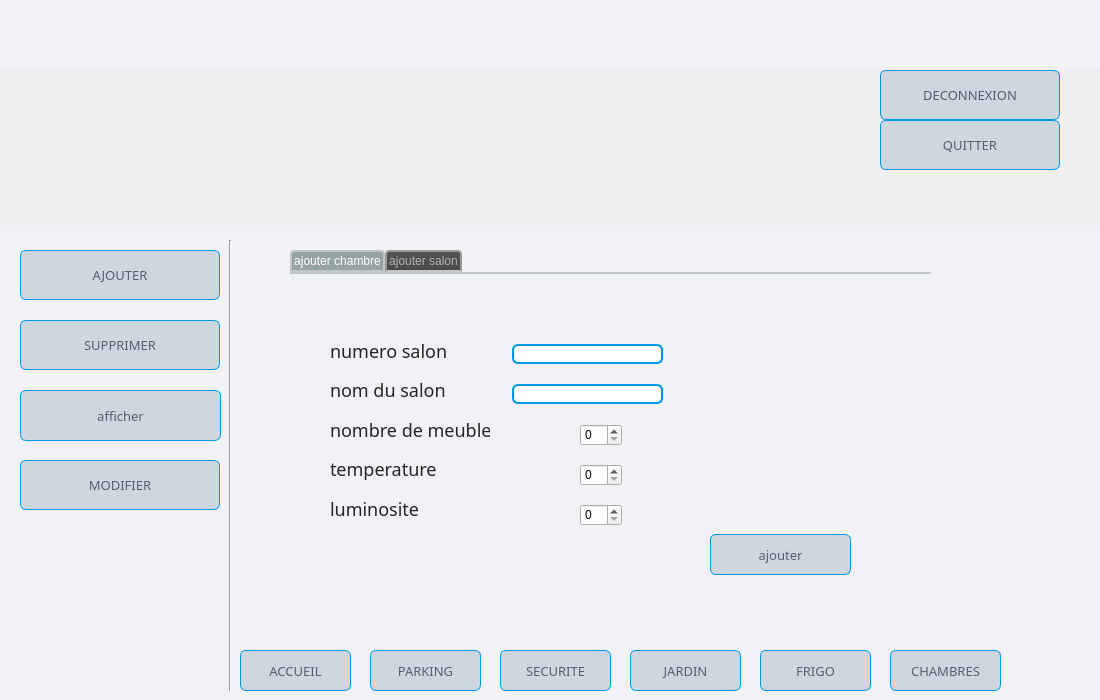
<?xml version="1.0" encoding="UTF-8"?>
<ui version="4.0">
 <class>Chembre</class>
 <widget class="QWidget" name="Chembre">
  <property name="geometry">
   <rect>
    <x>0</x>
    <y>0</y>
    <width>1100</width>
    <height>700</height>
   </rect>
  </property>
  <property name="windowTitle">
   <string>Form</string>
  </property>
  <property name="styleSheet">
   <string notr="true">QPushButton
{
    color: #57606f;
    background-color: #ced6e0;
    border-width: 1px;
    border-color: #0097e6;
    border-style: solid;
    border-radius: 6;
    padding: 3px;
    padding-left: 5px;
    padding-right: 5px;
	font-size:13px;
	font-family:Kozuka Gothic Pr6N B;
	font-style:bold;
}

QPushButton::hover
{
    border: 2px solid QLinearGradient( x1: 0, y1: 0, x2: 0, y2: 1, stop: 0 #ffa02f, stop: 1 #d7801a);;
	background-color:#f1f2f6;
	color:QLinearGradient( x1: 0, y1: 0, x2: 0, y2: 1, stop: 0 #ffa02f, stop: 1 #d7801a);
}
QLabel
{
	color: QLinearGradient( x1: 0, y1: 0, x2: 0, y2: 1, stop: 0 #2d2d2d, stop: 0.1 #2b2b2b, stop: 0.5 #292929, stop: 0.9 #282828, stop: 1 #252525);;
	font-size:18px;
	font-family:Kozuka Gothic Pr6N B;
	font-style:bold;
}</string>
  </property>
  <widget class="QPushButton" name="pushButton_ajouter">
   <property name="geometry">
    <rect>
     <x>20</x>
     <y>250</y>
     <width>200</width>
     <height>50</height>
    </rect>
   </property>
   <property name="cursor">
    <cursorShape>PointingHandCursor</cursorShape>
   </property>
   <property name="styleSheet">
    <string notr="true"/>
   </property>
   <property name="text">
    <string>AJOUTER</string>
   </property>
   <property name="icon">
    <iconset resource="ressources.qrc">
     <normaloff>:/img_parking/Nouveau dossier/car (1).png</normaloff>:/img_parking/Nouveau dossier/car (1).png</iconset>
   </property>
   <property name="iconSize">
    <size>
     <width>30</width>
     <height>30</height>
    </size>
   </property>
  </widget>
  <widget class="QLabel" name="labelAccueil_3">
   <property name="geometry">
    <rect>
     <x>0</x>
     <y>0</y>
     <width>1100</width>
     <height>225</height>
    </rect>
   </property>
   <property name="styleSheet">
    <string notr="true">border-image:url(:/img_interface/86760294.jpg);</string>
   </property>
   <property name="text">
    <string/>
   </property>
  </widget>
  <widget class="QPushButton" name="pushButton_chembre">
   <property name="geometry">
    <rect>
     <x>890</x>
     <y>650</y>
     <width>111</width>
     <height>41</height>
    </rect>
   </property>
   <property name="cursor">
    <cursorShape>PointingHandCursor</cursorShape>
   </property>
   <property name="styleSheet">
    <string notr="true"/>
   </property>
   <property name="text">
    <string>CHAMBRES</string>
   </property>
   <property name="icon">
    <iconset resource="ressources.qrc">
     <normaloff>:/img_interface/hotel (1).png</normaloff>:/img_interface/hotel (1).png</iconset>
   </property>
   <property name="iconSize">
    <size>
     <width>30</width>
     <height>30</height>
    </size>
   </property>
  </widget>
  <widget class="QLabel" name="label_entete_3">
   <property name="geometry">
    <rect>
     <x>0</x>
     <y>0</y>
     <width>1100</width>
     <height>70</height>
    </rect>
   </property>
   <property name="styleSheet">
    <string notr="true"> background-color:#f1f2f6;
border-image:url(:/img_parking/entete.png);
/*background: none;*/
border: none;
background-repeat: none;</string>
   </property>
   <property name="text">
    <string/>
   </property>
  </widget>
  <widget class="QPushButton" name="pushButton_jardin">
   <property name="geometry">
    <rect>
     <x>630</x>
     <y>650</y>
     <width>111</width>
     <height>41</height>
    </rect>
   </property>
   <property name="cursor">
    <cursorShape>PointingHandCursor</cursorShape>
   </property>
   <property name="styleSheet">
    <string notr="true"/>
   </property>
   <property name="text">
    <string>JARDIN</string>
   </property>
   <property name="icon">
    <iconset resource="ressources.qrc">
     <normaloff>:/img_interface/seeding (1).png</normaloff>:/img_interface/seeding (1).png</iconset>
   </property>
   <property name="iconSize">
    <size>
     <width>30</width>
     <height>30</height>
    </size>
   </property>
  </widget>
  <widget class="QPushButton" name="pushButton_deconnexio">
   <property name="geometry">
    <rect>
     <x>880</x>
     <y>70</y>
     <width>180</width>
     <height>50</height>
    </rect>
   </property>
   <property name="cursor">
    <cursorShape>PointingHandCursor</cursorShape>
   </property>
   <property name="styleSheet">
    <string notr="true"/>
   </property>
   <property name="text">
    <string>DECONNEXION</string>
   </property>
   <property name="icon">
    <iconset>
     <normaloff>img_interface/exit.png</normaloff>img_interface/exit.png</iconset>
   </property>
   <property name="iconSize">
    <size>
     <width>30</width>
     <height>30</height>
    </size>
   </property>
  </widget>
  <widget class="Line" name="line_8">
   <property name="geometry">
    <rect>
     <x>220</x>
     <y>240</y>
     <width>20</width>
     <height>451</height>
    </rect>
   </property>
   <property name="orientation">
    <enum>Qt::Vertical</enum>
   </property>
  </widget>
  <widget class="QPushButton" name="pushButton_supprimer">
   <property name="geometry">
    <rect>
     <x>20</x>
     <y>320</y>
     <width>200</width>
     <height>50</height>
    </rect>
   </property>
   <property name="cursor">
    <cursorShape>PointingHandCursor</cursorShape>
   </property>
   <property name="styleSheet">
    <string notr="true"/>
   </property>
   <property name="text">
    <string>SUPPRIMER</string>
   </property>
   <property name="icon">
    <iconset resource="ressources.qrc">
     <normaloff>:/img_parking/Nouveau dossier/error (1).png</normaloff>:/img_parking/Nouveau dossier/error (1).png</iconset>
   </property>
   <property name="iconSize">
    <size>
     <width>30</width>
     <height>30</height>
    </size>
   </property>
  </widget>
  <widget class="QPushButton" name="pushButton_modifier">
   <property name="geometry">
    <rect>
     <x>20</x>
     <y>460</y>
     <width>200</width>
     <height>50</height>
    </rect>
   </property>
   <property name="cursor">
    <cursorShape>PointingHandCursor</cursorShape>
   </property>
   <property name="styleSheet">
    <string notr="true"/>
   </property>
   <property name="text">
    <string>MODIFIER</string>
   </property>
   <property name="icon">
    <iconset resource="ressources.qrc">
     <normaloff>:/img_parking/Nouveau dossier/user (1).png</normaloff>:/img_parking/Nouveau dossier/user (1).png</iconset>
   </property>
   <property name="iconSize">
    <size>
     <width>30</width>
     <height>30</height>
    </size>
   </property>
  </widget>
  <widget class="QPushButton" name="pushButton_frigo">
   <property name="geometry">
    <rect>
     <x>760</x>
     <y>650</y>
     <width>111</width>
     <height>41</height>
    </rect>
   </property>
   <property name="cursor">
    <cursorShape>PointingHandCursor</cursorShape>
   </property>
   <property name="styleSheet">
    <string notr="true"/>
   </property>
   <property name="text">
    <string>FRIGO</string>
   </property>
   <property name="icon">
    <iconset resource="ressources.qrc">
     <normaloff>:/img_interface/fridge (1).png</normaloff>:/img_interface/fridge (1).png</iconset>
   </property>
   <property name="iconSize">
    <size>
     <width>30</width>
     <height>30</height>
    </size>
   </property>
  </widget>
  <widget class="QLabel" name="label_logo_3">
   <property name="geometry">
    <rect>
     <x>27</x>
     <y>13</y>
     <width>171</width>
     <height>50</height>
    </rect>
   </property>
   <property name="styleSheet">
    <string notr="true"> background-color: transparent;
border-image:url(:/img_parking/New folder/home.png);
background: none;
border: none;
background-repeat: none;</string>
   </property>
   <property name="text">
    <string/>
   </property>
  </widget>
  <widget class="QLabel" name="label_corps">
   <property name="geometry">
    <rect>
     <x>0</x>
     <y>225</y>
     <width>1100</width>
     <height>475</height>
    </rect>
   </property>
   <property name="font">
    <font>
     <family>Kozuka Gothic Pr6N B</family>
     <pointsize>-1</pointsize>
    </font>
   </property>
   <property name="styleSheet">
    <string notr="true">/*border-image:url(:/img_parking/orange-linear-gradient-1920x1080-c2-ff4500-ff8c00-a-330-f-14.png);
background-color: QLinearGradient( x1: 0, y1: 0, x2: 0, y2: 1, stop: 0 #565656, stop: 0.1 #525252, stop: 0.5 #4e4e4e, stop: 0.9 #4a4a4a, stop: 1 #464646);
/*border-image:url(:/img_parking/orange-linear-gradient-1920x1080-c2-ff4500-ff8c00-a-330-f-14.png);*/
border: none;
background-repeat: none;
 background-color:#f1f2f6;</string>
   </property>
   <property name="text">
    <string/>
   </property>
  </widget>
  <widget class="QPushButton" name="pushButton_conn">
   <property name="geometry">
    <rect>
     <x>1000</x>
     <y>12</y>
     <width>41</width>
     <height>47</height>
    </rect>
   </property>
   <property name="cursor">
    <cursorShape>PointingHandCursor</cursorShape>
   </property>
   <property name="styleSheet">
    <string notr="true">#pushButton_conn
{
  background-color: transparent;
border-image:url(:/img_parking/Nouveau dossier/round-account-button-with-user-inside (1).png);

border: none;
background-repeat: none;
}
#pushButton_conn::hover
{
  border-image:url(:/img_parking/Nouveau dossier/round-account-button-with-user-inside.png);
}</string>
   </property>
   <property name="text">
    <string/>
   </property>
  </widget>
  <widget class="QStackedWidget" name="stackedWidget_2">
   <property name="geometry">
    <rect>
     <x>230</x>
     <y>240</y>
     <width>861</width>
     <height>401</height>
    </rect>
   </property>
   <property name="styleSheet">
    <string notr="true">QTabWidget::pane { /* The tab widget frame */
    border-top: 2px solid #C2C7CB;
    position: absolute;
    top: -0.5em;
}

QTabWidget::tab-bar {
    alignment: center;
}

QTabBar::tab {
    background: #95a5a6;
 color:white ;
    border: 2px solid #C4C4C3;
    border-bottom-color: #C2C7CB; /* same as the pane color */
    border-top-left-radius: 4px;
    border-top-right-radius: 4px;
    min-width: 8ex;
    padding: 2px;
}

QTabBar::tab:selected, QTabBar::tab:hover {
    background:QLinearGradient( x1: 0, y1: 0, x2: 0, y2: 1, stop: 0 #565656, stop: 0.1 #525252, stop: 0.5 #4e4e4e, stop: 0.9 #4a4a4a, stop: 1 #464646);
color:#b1b1b1;
}

QTabBar::tab:selected {
    border-color: #9B9B9B;
    border-bottom-color: #C2C7CB; /* same as pane color */
}


QTabBar::scroller { /* the width of the scroll buttons */
    width: 20px;
}

QTabBar QToolButton { /* the scroll buttons are tool buttons */
    border-image: url(scrollbutton.png) 2;
    border-width: 2px;
}


QHeaderView::section
 {
	
    background-color: QLinearGradient( x1: 0, y1: 0, x2: 0, y2: 1, stop: 0 #565656, stop: 0.1 #525252, stop: 0.5 #4e4e4e, stop: 0.9 #4a4a4a, stop: 1 #464646);
    color: white;
    padding-left: 4px;
    border: 1px solid #6c6c6c;
}

QTableView
{
	background-color:#95a5a6;
	 selection-background-color:#d35400;
}

QLineEdit
{
 	border: 1px solid #1e1e1e;
    border-radius: 6;
	border: 2px solid #0097e6;
}
QLineEdit::activated
{
border: 2px solid #0097e6;
}
</string>
   </property>
   <property name="currentIndex">
    <number>0</number>
   </property>
   <widget class="QWidget" name="ajouter">
    <widget class="QTabWidget" name="tabWidget">
     <property name="geometry">
      <rect>
       <x>60</x>
       <y>10</y>
       <width>641</width>
       <height>331</height>
      </rect>
     </property>
     <property name="currentIndex">
      <number>1</number>
     </property>
     <widget class="QWidget" name="tab">
      <attribute name="title">
       <string>ajouter chambre</string>
      </attribute>
      <widget class="QSpinBox" name="spinBox">
       <property name="geometry">
        <rect>
         <x>270</x>
         <y>110</y>
         <width>35</width>
         <height>18</height>
        </rect>
       </property>
      </widget>
      <widget class="QLineEdit" name="lineEdit">
       <property name="geometry">
        <rect>
         <x>210</x>
         <y>30</y>
         <width>171</width>
         <height>21</height>
        </rect>
       </property>
      </widget>
      <widget class="QWidget" name="layoutWidget">
       <property name="geometry">
        <rect>
         <x>37</x>
         <y>21</y>
         <width>166</width>
         <height>230</height>
        </rect>
       </property>
       <layout class="QVBoxLayout" name="verticalLayout">
        <item>
         <widget class="QLabel" name="label">
          <property name="text">
           <string>NUMERO CHAMBRE</string>
          </property>
         </widget>
        </item>
        <item>
         <widget class="QLabel" name="label_2">
          <property name="text">
           <string>NOM CHAMBRE</string>
          </property>
         </widget>
        </item>
        <item>
         <widget class="QLabel" name="label_6">
          <property name="text">
           <string>nombre de lit</string>
          </property>
         </widget>
        </item>
        <item>
         <widget class="QLabel" name="label_3">
          <property name="text">
           <string>DISPONNIBILITE</string>
          </property>
         </widget>
        </item>
        <item>
         <widget class="QLabel" name="label_5">
          <property name="text">
           <string>LUMINOSITE</string>
          </property>
         </widget>
        </item>
        <item>
         <widget class="QLabel" name="label_4">
          <property name="text">
           <string>TEMPERATURE</string>
          </property>
         </widget>
        </item>
       </layout>
      </widget>
      <widget class="QWidget" name="layoutWidget_2">
       <property name="geometry">
        <rect>
         <x>210</x>
         <y>150</y>
         <width>181</width>
         <height>19</height>
        </rect>
       </property>
       <layout class="QHBoxLayout" name="horizontalLayout">
        <item>
         <widget class="QRadioButton" name="radioButton">
          <property name="text">
           <string>disponnible</string>
          </property>
         </widget>
        </item>
        <item>
         <widget class="QRadioButton" name="radioButton_2">
          <property name="text">
           <string>non disponnible</string>
          </property>
         </widget>
        </item>
       </layout>
      </widget>
      <widget class="QSpinBox" name="spinBox_3">
       <property name="geometry">
        <rect>
         <x>270</x>
         <y>230</y>
         <width>35</width>
         <height>18</height>
        </rect>
       </property>
      </widget>
      <widget class="QSpinBox" name="spinBox_2">
       <property name="geometry">
        <rect>
         <x>270</x>
         <y>190</y>
         <width>35</width>
         <height>18</height>
        </rect>
       </property>
      </widget>
      <widget class="QPushButton" name="ajouter_chambre">
       <property name="geometry">
        <rect>
         <x>340</x>
         <y>252</y>
         <width>101</width>
         <height>41</height>
        </rect>
       </property>
       <property name="text">
        <string>ajouter</string>
       </property>
      </widget>
      <widget class="QLineEdit" name="lineEdit_2">
       <property name="geometry">
        <rect>
         <x>210</x>
         <y>70</y>
         <width>171</width>
         <height>20</height>
        </rect>
       </property>
      </widget>
     </widget>
     <widget class="QWidget" name="tab_2">
      <attribute name="title">
       <string>ajouter salon</string>
      </attribute>
      <widget class="QPushButton" name="ajouter_s">
       <property name="geometry">
        <rect>
         <x>420</x>
         <y>260</y>
         <width>141</width>
         <height>41</height>
        </rect>
       </property>
       <property name="text">
        <string>ajouter</string>
       </property>
      </widget>
      <widget class="QLineEdit" name="lineEdit_3">
       <property name="geometry">
        <rect>
         <x>222</x>
         <y>70</y>
         <width>151</width>
         <height>20</height>
        </rect>
       </property>
      </widget>
      <widget class="QLineEdit" name="lineEdit_4">
       <property name="geometry">
        <rect>
         <x>222</x>
         <y>110</y>
         <width>151</width>
         <height>20</height>
        </rect>
       </property>
      </widget>
      <widget class="QSpinBox" name="spinBox_4">
       <property name="geometry">
        <rect>
         <x>290</x>
         <y>150</y>
         <width>42</width>
         <height>22</height>
        </rect>
       </property>
      </widget>
      <widget class="QSpinBox" name="spinBox_5">
       <property name="geometry">
        <rect>
         <x>290</x>
         <y>190</y>
         <width>42</width>
         <height>22</height>
        </rect>
       </property>
      </widget>
      <widget class="QSpinBox" name="spinBox_6">
       <property name="geometry">
        <rect>
         <x>290</x>
         <y>230</y>
         <width>42</width>
         <height>22</height>
        </rect>
       </property>
      </widget>
      <widget class="QWidget" name="layoutWidget">
       <property name="geometry">
        <rect>
         <x>40</x>
         <y>60</y>
         <width>160</width>
         <height>191</height>
        </rect>
       </property>
       <layout class="QVBoxLayout" name="verticalLayout_2">
        <item>
         <widget class="QLabel" name="label_7">
          <property name="text">
           <string>numero salon</string>
          </property>
         </widget>
        </item>
        <item>
         <widget class="QLabel" name="label_8">
          <property name="text">
           <string>nom du salon</string>
          </property>
         </widget>
        </item>
        <item>
         <widget class="QLabel" name="label_9">
          <property name="text">
           <string>nombre de meuble</string>
          </property>
         </widget>
        </item>
        <item>
         <widget class="QLabel" name="label_10">
          <property name="text">
           <string>temperature</string>
          </property>
         </widget>
        </item>
        <item>
         <widget class="QLabel" name="label_11">
          <property name="text">
           <string>luminosite</string>
          </property>
         </widget>
        </item>
       </layout>
      </widget>
     </widget>
    </widget>
   </widget>
   <widget class="QWidget" name="supprimer">
    <widget class="QTabWidget" name="tabWidget_2">
     <property name="geometry">
      <rect>
       <x>10</x>
       <y>10</y>
       <width>651</width>
       <height>291</height>
      </rect>
     </property>
     <property name="currentIndex">
      <number>1</number>
     </property>
     <widget class="QWidget" name="tab_3">
      <attribute name="title">
       <string>supprimer une chambre</string>
      </attribute>
      <widget class="QPushButton" name="supprimer_c">
       <property name="geometry">
        <rect>
         <x>450</x>
         <y>210</y>
         <width>101</width>
         <height>41</height>
        </rect>
       </property>
       <property name="text">
        <string>supprimer</string>
       </property>
      </widget>
      <widget class="QWidget" name="layoutWidget">
       <property name="geometry">
        <rect>
         <x>90</x>
         <y>70</y>
         <width>390</width>
         <height>35</height>
        </rect>
       </property>
       <layout class="QHBoxLayout" name="horizontalLayout_5">
        <item alignment="Qt::AlignHCenter">
         <widget class="QLabel" name="label_13">
          <property name="text">
           <string>numero de chambre à supprimer</string>
          </property>
         </widget>
        </item>
        <item>
         <widget class="QLineEdit" name="lineEdit_5"/>
        </item>
       </layout>
      </widget>
     </widget>
     <widget class="QWidget" name="tab_4">
      <attribute name="title">
       <string>supprimer un salon</string>
      </attribute>
      <widget class="QPushButton" name="supprimer_s">
       <property name="geometry">
        <rect>
         <x>460</x>
         <y>210</y>
         <width>111</width>
         <height>41</height>
        </rect>
       </property>
       <property name="text">
        <string>supprimer</string>
       </property>
      </widget>
      <widget class="QWidget" name="layoutWidget">
       <property name="geometry">
        <rect>
         <x>130</x>
         <y>80</y>
         <width>362</width>
         <height>35</height>
        </rect>
       </property>
       <layout class="QHBoxLayout" name="horizontalLayout_4">
        <item alignment="Qt::AlignHCenter">
         <widget class="QLabel" name="label_12">
          <property name="text">
           <string>numero de salon à supprimer</string>
          </property>
         </widget>
        </item>
        <item>
         <widget class="QLineEdit" name="lineEdit_6"/>
        </item>
       </layout>
      </widget>
     </widget>
    </widget>
   </widget>
   <widget class="QWidget" name="afficher">
    <widget class="QTabWidget" name="tabWidget_3">
     <property name="geometry">
      <rect>
       <x>0</x>
       <y>0</y>
       <width>851</width>
       <height>391</height>
      </rect>
     </property>
     <property name="currentIndex">
      <number>1</number>
     </property>
     <widget class="QWidget" name="tab_5">
      <attribute name="title">
       <string>les chambres</string>
      </attribute>
      <widget class="QTableView" name="tableView">
       <property name="geometry">
        <rect>
         <x>0</x>
         <y>0</y>
         <width>561</width>
         <height>371</height>
        </rect>
       </property>
      </widget>
      <widget class="QWidget" name="verticalLayoutWidget">
       <property name="geometry">
        <rect>
         <x>560</x>
         <y>60</y>
         <width>160</width>
         <height>151</height>
        </rect>
       </property>
       <layout class="QVBoxLayout" name="verticalLayout_4"/>
      </widget>
      <widget class="QComboBox" name="comboBox">
       <property name="geometry">
        <rect>
         <x>560</x>
         <y>210</y>
         <width>181</width>
         <height>22</height>
        </rect>
       </property>
       <item>
        <property name="text">
         <string>afficher selon la disponniblité</string>
        </property>
       </item>
       <item>
        <property name="text">
         <string>afficher selon le numero</string>
        </property>
       </item>
      </widget>
      <widget class="QWidget" name="layoutWidget">
       <property name="geometry">
        <rect>
         <x>560</x>
         <y>0</y>
         <width>172</width>
         <height>61</height>
        </rect>
       </property>
       <layout class="QVBoxLayout" name="verticalLayout_3">
        <item>
         <widget class="QLabel" name="label_14">
          <property name="font">
           <font>
            <family>Kozuka Gothic Pr6N B</family>
            <pointsize>-1</pointsize>
           </font>
          </property>
          <property name="text">
           <string>Rechercher chambre</string>
          </property>
         </widget>
        </item>
        <item>
         <widget class="QLineEdit" name="recherchechambre"/>
        </item>
       </layout>
      </widget>
     </widget>
     <widget class="QWidget" name="tab_6">
      <attribute name="title">
       <string>les salons</string>
      </attribute>
      <widget class="QComboBox" name="comboBox_2">
       <property name="geometry">
        <rect>
         <x>560</x>
         <y>210</y>
         <width>181</width>
         <height>22</height>
        </rect>
       </property>
       <item>
        <property name="text">
         <string>afficher selon le nombre de meuble</string>
        </property>
       </item>
       <item>
        <property name="text">
         <string>afficher selon le numero</string>
        </property>
       </item>
      </widget>
      <widget class="QTableView" name="tableView_2">
       <property name="geometry">
        <rect>
         <x>0</x>
         <y>0</y>
         <width>561</width>
         <height>371</height>
        </rect>
       </property>
      </widget>
      <widget class="QWidget" name="verticalLayoutWidget_2">
       <property name="geometry">
        <rect>
         <x>560</x>
         <y>60</y>
         <width>160</width>
         <height>151</height>
        </rect>
       </property>
       <layout class="QVBoxLayout" name="verticalLayout_5"/>
      </widget>
      <widget class="QWidget" name="layoutWidget">
       <property name="geometry">
        <rect>
         <x>560</x>
         <y>0</y>
         <width>172</width>
         <height>61</height>
        </rect>
       </property>
       <layout class="QVBoxLayout" name="verticalLayout_6">
        <item>
         <widget class="QLabel" name="label_15">
          <property name="font">
           <font>
            <family>Kozuka Gothic Pr6N B</family>
            <pointsize>-1</pointsize>
           </font>
          </property>
          <property name="text">
           <string>Rechercher salon</string>
          </property>
         </widget>
        </item>
        <item>
         <widget class="QLineEdit" name="recherchesalon"/>
        </item>
       </layout>
      </widget>
     </widget>
    </widget>
   </widget>
   <widget class="QWidget" name="modifier">
    <widget class="QTabWidget" name="tabWidget_4">
     <property name="geometry">
      <rect>
       <x>0</x>
       <y>0</y>
       <width>651</width>
       <height>381</height>
      </rect>
     </property>
     <property name="currentIndex">
      <number>1</number>
     </property>
     <widget class="QWidget" name="tab_7">
      <attribute name="title">
       <string>modifier une chambre</string>
      </attribute>
      <widget class="QLineEdit" name="lineEdit_7">
       <property name="geometry">
        <rect>
         <x>240</x>
         <y>30</y>
         <width>113</width>
         <height>20</height>
        </rect>
       </property>
      </widget>
      <widget class="QRadioButton" name="radioButton_3">
       <property name="geometry">
        <rect>
         <x>230</x>
         <y>90</y>
         <width>82</width>
         <height>17</height>
        </rect>
       </property>
       <property name="text">
        <string>disponnible</string>
       </property>
      </widget>
      <widget class="QRadioButton" name="radioButton_4">
       <property name="geometry">
        <rect>
         <x>330</x>
         <y>90</y>
         <width>101</width>
         <height>17</height>
        </rect>
       </property>
       <property name="text">
        <string>non disponnible</string>
       </property>
      </widget>
      <widget class="QSpinBox" name="spinBox_7">
       <property name="geometry">
        <rect>
         <x>230</x>
         <y>150</y>
         <width>42</width>
         <height>22</height>
        </rect>
       </property>
      </widget>
      <widget class="QSpinBox" name="spinBox_8">
       <property name="geometry">
        <rect>
         <x>230</x>
         <y>210</y>
         <width>42</width>
         <height>22</height>
        </rect>
       </property>
      </widget>
      <widget class="QWidget" name="layoutWidget">
       <property name="geometry">
        <rect>
         <x>20</x>
         <y>10</y>
         <width>170</width>
         <height>230</height>
        </rect>
       </property>
       <layout class="QVBoxLayout" name="verticalLayout_7">
        <item>
         <widget class="QLabel" name="label_16">
          <property name="text">
           <string>numero de chambre</string>
          </property>
         </widget>
        </item>
        <item>
         <widget class="QLabel" name="label_20">
          <property name="text">
           <string>disponniblite</string>
          </property>
         </widget>
        </item>
        <item>
         <widget class="QLabel" name="label_17">
          <property name="text">
           <string>luminosité</string>
          </property>
         </widget>
        </item>
        <item>
         <widget class="QLabel" name="label_18">
          <property name="text">
           <string>temperature</string>
          </property>
         </widget>
        </item>
       </layout>
      </widget>
      <widget class="QPushButton" name="modifier_C">
       <property name="geometry">
        <rect>
         <x>540</x>
         <y>320</y>
         <width>111</width>
         <height>41</height>
        </rect>
       </property>
       <property name="text">
        <string>modifier</string>
       </property>
      </widget>
     </widget>
     <widget class="QWidget" name="tab_8">
      <attribute name="title">
       <string>modifier un salon</string>
      </attribute>
      <widget class="QWidget" name="layoutWidget_3">
       <property name="geometry">
        <rect>
         <x>60</x>
         <y>70</y>
         <width>170</width>
         <height>191</height>
        </rect>
       </property>
       <layout class="QVBoxLayout" name="verticalLayout_8">
        <item>
         <widget class="QLabel" name="label_19">
          <property name="text">
           <string>numero de salon</string>
          </property>
         </widget>
        </item>
        <item>
         <widget class="QLabel" name="label_22">
          <property name="text">
           <string>luminosité</string>
          </property>
         </widget>
        </item>
        <item>
         <widget class="QLabel" name="label_23">
          <property name="text">
           <string>temperature</string>
          </property>
         </widget>
        </item>
       </layout>
      </widget>
      <widget class="QSpinBox" name="spinBox_9">
       <property name="geometry">
        <rect>
         <x>290</x>
         <y>160</y>
         <width>42</width>
         <height>22</height>
        </rect>
       </property>
      </widget>
      <widget class="QSpinBox" name="spinBox_10">
       <property name="geometry">
        <rect>
         <x>290</x>
         <y>220</y>
         <width>42</width>
         <height>22</height>
        </rect>
       </property>
      </widget>
      <widget class="QLineEdit" name="lineEdit_8">
       <property name="geometry">
        <rect>
         <x>260</x>
         <y>80</y>
         <width>113</width>
         <height>20</height>
        </rect>
       </property>
      </widget>
      <widget class="QPushButton" name="modifier_S">
       <property name="geometry">
        <rect>
         <x>414</x>
         <y>280</y>
         <width>111</width>
         <height>41</height>
        </rect>
       </property>
       <property name="text">
        <string>modifier</string>
       </property>
      </widget>
     </widget>
    </widget>
   </widget>
  </widget>
  <widget class="QPushButton" name="pushButton_accueil">
   <property name="geometry">
    <rect>
     <x>240</x>
     <y>650</y>
     <width>111</width>
     <height>41</height>
    </rect>
   </property>
   <property name="text">
    <string>ACCUEIL</string>
   </property>
   <property name="icon">
    <iconset resource="ressources.qrc">
     <normaloff>:/img_parking/Nouveau dossier/home-icon-silhouette.png</normaloff>:/img_parking/Nouveau dossier/home-icon-silhouette.png</iconset>
   </property>
   <property name="iconSize">
    <size>
     <width>30</width>
     <height>30</height>
    </size>
   </property>
  </widget>
  <widget class="QPushButton" name="pushButton_quitter">
   <property name="geometry">
    <rect>
     <x>880</x>
     <y>120</y>
     <width>180</width>
     <height>50</height>
    </rect>
   </property>
   <property name="cursor">
    <cursorShape>PointingHandCursor</cursorShape>
   </property>
   <property name="styleSheet">
    <string notr="true"/>
   </property>
   <property name="text">
    <string>QUITTER</string>
   </property>
   <property name="icon">
    <iconset resource="ressources.qrc">
     <normaloff>:/img_interface/power-button-off.png</normaloff>:/img_interface/power-button-off.png</iconset>
   </property>
   <property name="iconSize">
    <size>
     <width>30</width>
     <height>30</height>
    </size>
   </property>
  </widget>
  <widget class="QPushButton" name="pushButton_securite">
   <property name="geometry">
    <rect>
     <x>500</x>
     <y>650</y>
     <width>111</width>
     <height>41</height>
    </rect>
   </property>
   <property name="cursor">
    <cursorShape>PointingHandCursor</cursorShape>
   </property>
   <property name="styleSheet">
    <string notr="true"/>
   </property>
   <property name="text">
    <string>SECURITE</string>
   </property>
   <property name="icon">
    <iconset resource="ressources.qrc">
     <normaloff>:/img_interface/shield (1).png</normaloff>:/img_interface/shield (1).png</iconset>
   </property>
   <property name="iconSize">
    <size>
     <width>30</width>
     <height>30</height>
    </size>
   </property>
  </widget>
  <widget class="QPushButton" name="pushButton_parking">
   <property name="geometry">
    <rect>
     <x>370</x>
     <y>650</y>
     <width>111</width>
     <height>41</height>
    </rect>
   </property>
   <property name="cursor">
    <cursorShape>PointingHandCursor</cursorShape>
   </property>
   <property name="styleSheet">
    <string notr="true"/>
   </property>
   <property name="text">
    <string>PARKING</string>
   </property>
   <property name="icon">
    <iconset resource="ressources.qrc">
     <normaloff>:/img_interface/parking (1).png</normaloff>:/img_interface/parking (1).png</iconset>
   </property>
   <property name="iconSize">
    <size>
     <width>30</width>
     <height>30</height>
    </size>
   </property>
  </widget>
  <widget class="QPushButton" name="pushButton_vide">
   <property name="geometry">
    <rect>
     <x>20</x>
     <y>390</y>
     <width>201</width>
     <height>51</height>
    </rect>
   </property>
   <property name="cursor">
    <cursorShape>PointingHandCursor</cursorShape>
   </property>
   <property name="styleSheet">
    <string notr="true"/>
   </property>
   <property name="text">
    <string>afficher</string>
   </property>
   <property name="icon">
    <iconset resource="ressources.qrc">
     <normaloff>:/img_interface/hotel (1).png</normaloff>:/img_interface/hotel (1).png</iconset>
   </property>
   <property name="iconSize">
    <size>
     <width>30</width>
     <height>30</height>
    </size>
   </property>
  </widget>
  <zorder>labelAccueil_3</zorder>
  <zorder>label_entete_3</zorder>
  <zorder>label_corps</zorder>
  <zorder>pushButton_modifier</zorder>
  <zorder>pushButton_ajouter</zorder>
  <zorder>pushButton_vide</zorder>
  <zorder>pushButton_accueil</zorder>
  <zorder>pushButton_supprimer</zorder>
  <zorder>pushButton_parking</zorder>
  <zorder>line_8</zorder>
  <zorder>label_logo_3</zorder>
  <zorder>pushButton_chembre</zorder>
  <zorder>pushButton_deconnexio</zorder>
  <zorder>pushButton_quitter</zorder>
  <zorder>stackedWidget_2</zorder>
  <zorder>pushButton_securite</zorder>
  <zorder>pushButton_jardin</zorder>
  <zorder>pushButton_frigo</zorder>
  <zorder>pushButton_conn</zorder>
 </widget>
 <resources>
  <include location="ressources.qrc"/>
 </resources>
 <connections/>
</ui>
